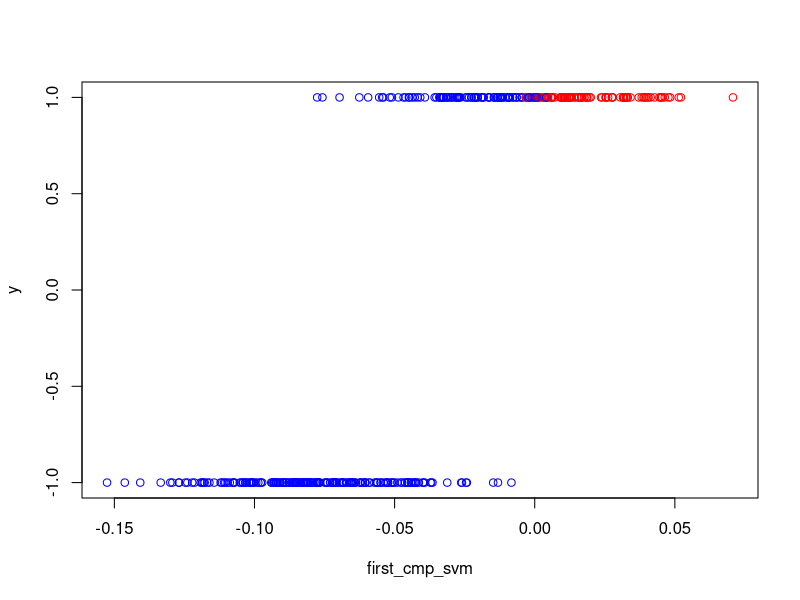

Write the R code that produced this figure.
library(MASS)
library(optimx)

#svm function that return optimized coefficients
#Input: x = covariates (continuous), y = outcome (binary, {-1,1})
#Output: optimized coefficients in svm
svm.f = function(x,y,weight,lambda) {
  n = length(y)
  sigma_x = t(x)%*%x/n;    x_bar = colMeans(x)
  # weight = weight; lambda = lambda
  svm.beta = function(beta, gs=NULL) {
    tmp = sum(sapply(1:n, function(i) ((y[i]==1)-y[i]*weight)*max(1-y[i]*(beta[1]+beta[-1]%*%(x[i]-x_bar)),0)))
    Lambda = t(beta[-1])%*%sigma_x%*%beta[-1] + (lambda/n)*tmp
    return(Lambda[1,1])
  }
  svm.g = function(beta, gs=NULL) {
    tmp = matrix(NA,nrow=n,ncol=dim(x)[2]+1)
    for (i in 1:n) {
      tmp[i,1] = ((y[i]==1)-y[i]*weight)*(abs(1-y[i]*(beta[1]+beta[-1]%*%(x[i]-x_bar)))>0)*y[i]
      tmp[i,2:(dim(x)[2]+1)] = ((y[i]==1)-y[i]*weight)*(abs(1-y[i]*(beta[1]+beta[-1]%*%(x[i]-x_bar)))>0)%*%(x[i]-x_bar)*y[i]
    }
    Lambda_g = c(-(lambda/n)*sum(tmp[,1]),2*sigma_x%*%beta[-1]-(lambda/n)*colSums(tmp[,2:(dim(x)[2]+1)]))
    return(Lambda_g)
  }
  svm.h = function(beta, gs=NULL) {
    return(rbind(rep(0,dim(x)[2]+1),cbind(rep(0,dim(x)[2]),2*sigma_x)))
  }
  svm_opt = optimx(rep(0,dim(x)[2]+1),fn=svm.beta,gr=svm.g,hess=svm.h)
  return(svm_opt)
}

#Perform svm using a vector of weights, and do pca on the coefficients
#Input: x = covariates (continuous), y = outcome (binary, {-1,1})
#output: principal component analysis of the coefficients in svm, which contain the central space of y|x;
#svm coefficients estimated along a vector of weights from 0 to 1
pwsvm = function(x,y){
  beta_vector = matrix(NA,nrow=20,ncol=3)
  w_vector = seq(from=0,to=1,length=20)
  M = matrix(0,dim(x)[2],dim(x)[2])
  for (i in 1:20) {
    coef = svm.f(x,y,w_vector[i],1)[2,1:3]
    beta_vector[i,] = unlist(coef)
    M = M + unlist(coef)[-1]%*%t(unlist(coef)[-1])
  }
  pca_M = prcomp(M,scale.=F,center=F)
  return(list("pc"=pca_M,"M"=M,"beta"=beta_vector))
}


#Demonstration: generate binary y = {-1,1}, continuous x with dimension two
mu = c(0,0)
sigma = diag(2)
x0 = mvrnorm(200,mu,sigma)
x1 = mvrnorm(200,mu,sigma)+matrix(rep(2,400),nrow=200,ncol=2)
x = rbind(x0,x1)
y = c(rep(1,200),rep(-1,200))

options(warn=-1)
wpc = pwsvm(x,y)
options(warn=0)

#First component in summation of svm coefficients explains 97% of variance
first_cmp_svm = apply(x,1,function(x) wpc$pc[[2]][,1]%*%wpc$M%*%x)
#Fit y at weight=0.5
coef = unlist(svm.f(x,y,0.5,1)[2,1:3])
y_fit = (apply(x,1,function(x) coef[1]+coef[-1]%*%x)>0)
#Plot y versus first component given by weighted principal svm; colored by fitted value using weight=0.5
plot(first_cmp_svm,y,col=ifelse(y_fit==1,'red','blue'))
